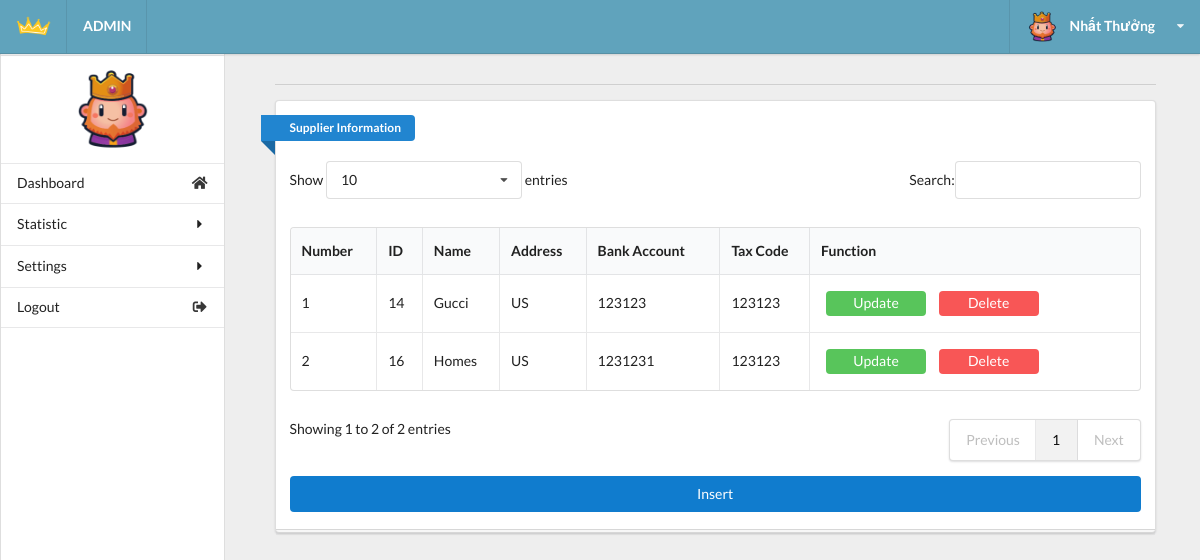
The page /admin/admin.php?act=supplier (signed in) on the database its author committed.
### tables this page shows
CREATE TABLE `tbl_supplier` (
  `sup_id` int(11) NOT NULL,
  `sup_name` varchar(255) NOT NULL,
  `sup_address` varchar(255) NOT NULL,
  `sup_bank` int(11) NOT NULL,
  `sup_tax_code` int(11) NOT NULL
);

### model/supplierdb.php (called while the page is built, shortened)
<?php
function getall_supplier(){
    $conn=connectdb();
    $stmt = $conn->prepare("SELECT * FROM tbl_supplier");
    $stmt->execute();
    $kq=$stmt->fetchAll();
    return $kq;
}
?>

### admin/supplier.php (the view, shortened to what this page needs)
<div class="right floated thirteen wide computer sixteen wide phone column" id="content">
  <div class="ui container grid">
    <div class="row">
      <div class="fifteen wide computer sixteen wide phone centered column center-table">
        <div class="ui divider"></div>
        <div class="ui grid">
          <div class="sixteen wide computer sixteen wide phone centered column">
            <div class="ui stacked segment">
              <div class="ui blue ribbon icon label">Supplier Information</div>
              <br><br>
              <table id="example" class="ui celled table responsive nowrap unstackable" style="width:100%">
                <thead>
                  <tr>
                    <th>Number</th>
                    <th>ID</th>
                    <th>Name</th>
                    <th>Address</th>
                    <th>Bank Account</th>
                    <th>Tax Code</th>
                    <th>Function
                    </th>
                  </tr>
                </thead>
                <?php
                if(isset($kq)&&(count($kq)>0)){
                  $i=1;
                  foreach ($kq as $supplier) {
                    echo '
                      <tr>
                         <td>'.$i.'</td>
                        <td>'.$supplier['sup_id'].'</td>
                         <td>'.$supplier['sup_name'].'</td>
                         <td>'.$supplier['sup_address'].'</td>
                         <td>'.$supplier['sup_bank'].'</td>
                         <td>'.$supplier['sup_tax_code'].'</td>
                         <td>
                         <div class="frame1">
                         <button class="button-update"><a class="change-a" href="admin.php?act=updateform_supplier&id='.$supplier['sup_id'].'">Update</a></button>
                         <button class="button-delete"><a class="change-a" href="admin.php?act=del_supplier&id='.$supplier['sup_id'].'">Delete</a></button>
                         </div>
                          </td>
                      </tr>
                        ';
                      $i++;
                  }
                }
                ?>
              </table>
              <div>
              <button class="button-insert" ><a class="change-a" href="admin.php?act=insert_supplier&id='1'">Insert</a></button>
              </div>
            </div>
          </div>
        </div>
      </div>
    </div>
  </div>
</div>
</div>
</body>
</html>

### admin/css/main.css (style rules this page uses)
html, body { background-color: #eeeeee; height: 100%; width: 100%; margin: 0; padding: 0; }
#content { top: 1em; }
.button-update { background-color: #58c55b; border: none; color: white; padding: 4px 20px; width: 100px; height: 25px; text-align: center; text-decoration: none; display: inline-block; border-radius: 4px; margin: 5px; }
.button-delete { background-color: #f85656; border: none; color: white; padding: 4px 20px; width: 100px; height: 25px; text-align: center; text-decoration: none; display: inline-block; border-radius: 4px; margin: 5px; }
.button-insert { background-color: #107cce; border: none; color: white; width: 100%; margin-top: 15px; padding: 10px 40px; text-align: center; text-decoration: none; display: inline-block; border-radius: 4px; }
.change-a { color: white; width: 100%; }

### rows shown on the page
tbl_supplier: sup_id "14", sup_name "Gucci", sup_address "US", sup_bank "123123", sup_tax_code "123123"
tbl_supplier: sup_id "16", sup_name "Homes", sup_address "US", sup_bank "1231231", sup_tax_code "123123"
